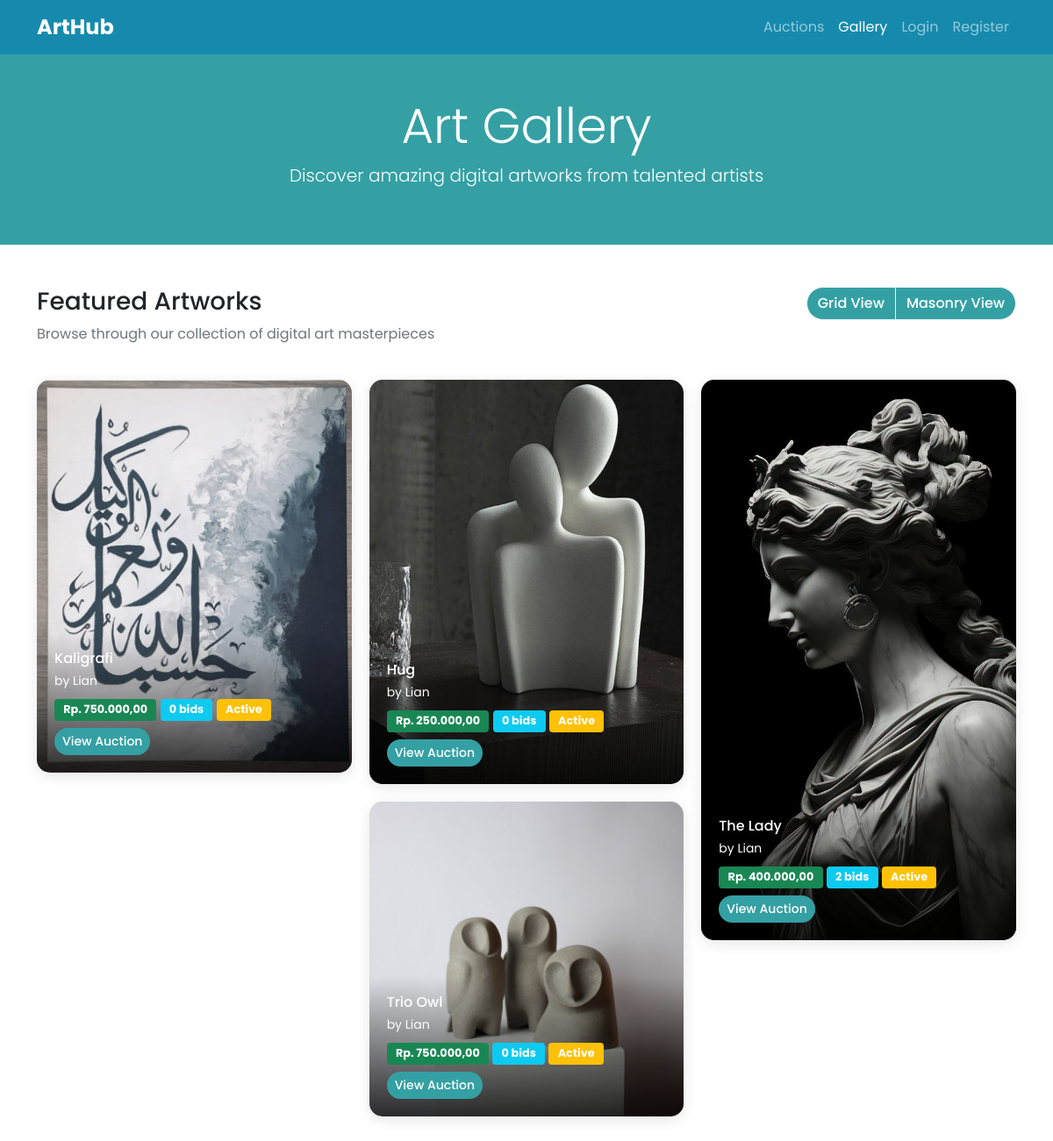
/gallery.php, run on the app's committed database.
### tables this page shows
CREATE TABLE `auctions` (
  `id` int NOT NULL AUTO_INCREMENT,
  `artwork_id` int NOT NULL,
  `starting_price` decimal(15,2) NOT NULL,
  `current_price` decimal(15,2) NOT NULL,
  `start_time` datetime NOT NULL,
  `end_time` datetime NOT NULL,
  `status` enum('active','closed','cancelled') DEFAULT 'active',
  `winner_id` int DEFAULT NULL,
  `created_at` timestamp NULL DEFAULT CURRENT_TIMESTAMP,
  PRIMARY KEY (`id`),
  KEY `artwork_id` (`artwork_id`),
  KEY `winner_id` (`winner_id`),
  CONSTRAINT `auctions_ibfk_1` FOREIGN KEY (`artwork_id`) REFERENCES `artworks` (`id`) ON DELETE CASCADE,
  CONSTRAINT `auctions_ibfk_2` FOREIGN KEY (`winner_id`) REFERENCES `users` (`id`) ON DELETE SET NULL
);

CREATE TABLE `artworks` (
  `id` int NOT NULL AUTO_INCREMENT,
  `title` varchar(200) NOT NULL,
  `description` text,
  `artist_id` int NOT NULL,
  `image_path` varchar(500) DEFAULT NULL,
  `created_at` timestamp NULL DEFAULT CURRENT_TIMESTAMP,
  PRIMARY KEY (`id`),
  KEY `artist_id` (`artist_id`),
  CONSTRAINT `artworks_ibfk_1` FOREIGN KEY (`artist_id`) REFERENCES `users` (`id`) ON DELETE CASCADE
);

CREATE TABLE `users` (
  `id` int NOT NULL AUTO_INCREMENT,
  `username` varchar(50) NOT NULL,
  `email` varchar(100) NOT NULL,
  `password` varchar(255) NOT NULL,
  `full_name` varchar(100) NOT NULL,
  `role` enum('artist','buyer','admin') NOT NULL,
  `balance` decimal(15,2) DEFAULT '0.00',
  `created_at` timestamp NULL DEFAULT CURRENT_TIMESTAMP,
  `updated_at` timestamp NULL DEFAULT CURRENT_TIMESTAMP ON UPDATE CURRENT_TIMESTAMP,
  PRIMARY KEY (`id`),
  UNIQUE KEY `username` (`username`),
  UNIQUE KEY `email` (`email`)
);

### gallery.php (the view, shortened to what this page needs)
<?php
require_once 'config/db.php';
$query = "SELECT a.*, ar.title, ar.description, ar.image_path, u.full_name as artist_name,
          TIMESTAMPDIFF(SECOND, NOW(), a.end_time) as time_remaining,
          (SELECT COUNT(*) FROM bids b WHERE b.auction_id = a.id) as total_bids
          FROM auctions a
          JOIN artworks ar ON a.artwork_id = ar.id
          JOIN users u ON ar.artist_id = u.id
          WHERE ar.image_path IS NOT NULL AND ar.image_path != ''
          ORDER BY a.created_at DESC";
$result = $conn->query($query);
?>
<!DOCTYPE html>
<html lang="en">
<head>
    <link href="https://cdn.jsdelivr.net/npm/bootstrap@5.1.3/dist/css/bootstrap.min.css" rel="stylesheet">
    <link href="assets/css/style.css" rel="stylesheet">
</head>
<body>
    <nav class="navbar navbar-expand-lg navbar-dark">
        <div class="container">
            <a class="navbar-brand" href="index.php">ArtHub</a>
            <div class="navbar-nav ms-auto">
                <a class="nav-link" href="index.php">Auctions</a>
                <a class="nav-link active" href="gallery.php">Gallery</a>
                <?php if (isset($_SESSION['user_id'])): ?>
                    <a class="nav-link" href="views/<?php echo $_SESSION['role']; ?>/dashboard.php">Dashboard</a>
                    <?php if ($_SESSION['role'] === 'artist'): ?>
                        <a class="nav-link" href="views/artist/manage_images.php">Manage Images</a>
                    <?php endif; ?>
                    <a class="nav-link" href="middlewares/logout.php">Logout</a>
                <?php else: ?>
                    <a class="nav-link" href="views/auth/login.php">Login</a>
                    <a class="nav-link" href="views/auth/register.php">Register</a>
                <?php endif; ?>
            </div>
        </div>
    </nav>
    <div class="hero-section text-white py-5">
        <div class="container text-center">
            <h1 class="display-4">Art Gallery</h1>
            <p class="lead">Discover amazing digital artworks from talented artists</p>
        </div>
    </div>
    <div class="container my-5">
        <div class="row mb-4">
            <div class="col-md-6">
                <h3>Featured Artworks</h3>
                <p class="text-muted">Browse through our collection of digital art masterpieces</p>
            </div>
            <div class="col-md-6 text-end">
                <div class="btn-group" role="group">
                    <button type="button" class="btn btn-outline-light" onclick="switchView('grid')">Grid View</button>
                    <button type="button" class="btn btn-outline-light active" onclick="switchView('masonry')">Masonry View</button>
                </div>
            </div>
        </div>
        <div id="masonryView" class="masonry-grid">
            <?php
            $result->data_seek(0);
            if ($result && $result->num_rows > 0):
            ?>
                <?php while ($artwork = $result->fetch_assoc()): ?>
                    <div class="masonry-item">
                        <div class="gallery-item">
                            <img src="<?php echo htmlspecialchars($artwork['image_path']); ?>"
                                alt="<?php echo htmlspecialchars($artwork['title']); ?>"
                                onclick="openLightbox('<?php echo htmlspecialchars($artwork['image_path']); ?>', '<?php echo htmlspecialchars($artwork['title']); ?>', '<?php echo htmlspecialchars($artwork['artist_name']); ?>', <?php echo $artwork['id']; ?>)"
                                style="height: auto;">
                            <div class="gallery-overlay">
                                <h6 class="mb-1"><?php echo htmlspecialchars($artwork['title']); ?></h6>
                                <small>by <?php echo htmlspecialchars($artwork['artist_name']); ?></small>
                                <div class="mt-2">
                                    <span class="badge bg-success">Rp. <?php echo number_format($artwork['current_price'], 2, ',', '.'); ?></span>
                                    <span class="badge bg-info"><?php echo $artwork['total_bids']; ?> bids</span>
                                    <span class="badge <?php echo $artwork['status'] === 'active' ? 'bg-warning' : 'bg-secondary'; ?>">
                                        <?php echo ucfirst($artwork['status']); ?>
                                    </span>
                                </div>
                                <div class="mt-2">
                                    <a href="auction_details.php?id=<?php echo $artwork['id']; ?>" class="btn btn-sm">View Auction</a>
                                </div>
                            </div>
                        </div>
                    </div>
                <?php endwhile; ?>
            <?php endif; ?>
        </div>
    </div>
</body>
</html>

### assets/css/style.css (style rules this page uses)
* { font-family: "Poppins"; }
body { overflow-y: scroll; }
.hero-section { background: #34a0a4; }
.navbar { background: #168aad; }
.navbar-brand { font-weight: bold; font-size: 1.5rem; }
.btn { border-radius: 25px; font-weight: 500; background: #34a0a4 !important; color: white !important; }
.badge { font-size: 0.8rem; padding: 0.5em 0.8em; }

### gallery.php (style rules this page uses)
.gallery-item { position: relative; overflow: hidden; border-radius: 15px; box-shadow: 0 4px 15px rgba(0, 0, 0, 0.1); transition: transform 0.3s ease; }
.gallery-item img { width: 100%; height: 300px; object-fit: cover; }
.gallery-overlay { position: absolute; bottom: 0; left: 0; right: 0; background: linear-gradient(transparent, rgba(0, 0, 0, 0.8)); color: white; padding: 20px; }
.masonry-grid { column-count: 3; column-gap: 20px; }
.masonry-item { break-inside: avoid; margin-bottom: 20px; }

### data on the page
auctions: artwork.image_path (picture), artwork.title "Kaligrafi", users.full_name "Lian", current_price "750.000,00", total_bids "0", status "Active"
auctions: artwork.image_path (picture), artwork.title "Hug", users.full_name "Lian", current_price "250.000,00", total_bids "0", status "Active"
auctions: artwork.image_path (picture), artwork.title "Trio Owl", users.full_name "Lian", current_price "750.000,00", total_bids "0", status "Active"
auctions: artwork.image_path (picture), artwork.title "The Lady", users.full_name "Lian", current_price "400.000,00", total_bids "2", status "Active"
